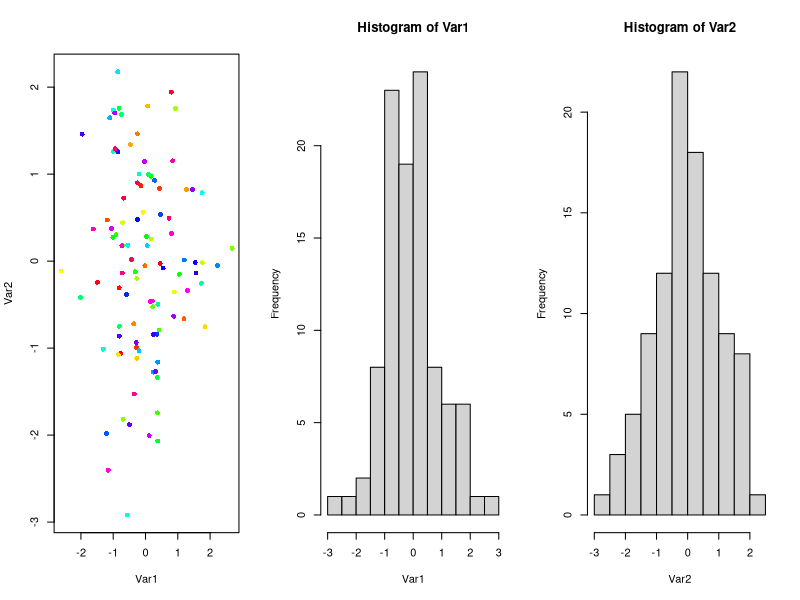

Write the R code that produced this figure.
## ---- chunk 1
n <- 100
set.seed(9)
#Store 3 vectors using rnorm func
Var1 <- rnorm(n=100)
set.seed(341) #ensure you get a different draw each time
Var2 <- rnorm(n=100)
set.seed(142)
Var3 <- rnorm(n=100)

length(Var1)
head(Var1)
tail(Var1)
## ---- chunk 2
ls()
## ---- chunk 3

myMatrix <- matrix(data = Var1, nrow=10, ncol=10)
dim(myMatrix)
myMatrix

## ---- chunk 4
par(mfrow=c(1,3))
plot(Var1, Var2, pch=16, col=rainbow(n))
hist(Var1)
hist(Var2)
## ---- chunk 5
mergeVectors <- function(v1, v2, myNames){
  myData <- data.frame(v1, v2)
  names(myData) <- myNames
  maxVector <- apply(myData, 1, max)
  pdf("myPlot.pdf")
  boxplot(maxVector)
  dev.off()
  final <- mean(maxVector)
  return(final)
  
  mergeVectors(Var1, Var2, c("myVar1", "myVar2"))
}
